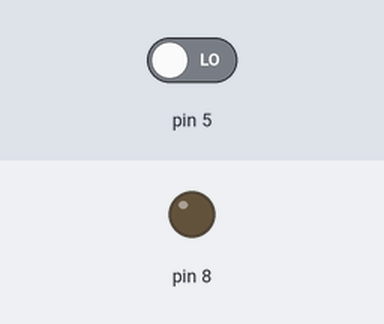
Bench run of a sketch on a simulated Arduino Uno, built with avr-gcc and run on an emulated ATmega328P. On the bench: output pins drawn as LEDs (lit = HIGH). Inputs (shaded band) come from the test bench; at power-on: pin 5 LOW. What the sketch prints to the serial monitor is not drawn.

Above: at 1.2 s.
1.3 s: pin 5 driven HIGH
At 2.0 s:
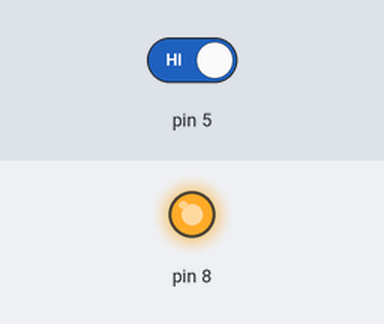
Timing chart, 0 to 4.3 s (numbered marks = the images above; inputs shaded):
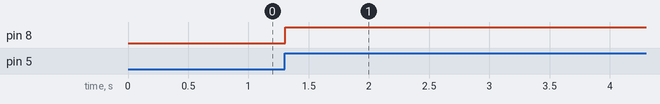

Measured:
- after the input at 1.3 s, pin 8: LOW → HIGH at once

The sketch:

ir_sensor.ino
```cpp
void setup() {
  // put your setup code here, to run once:
 Serial.begin(9600);
 pinMode(8, OUTPUT);
 pinMode(5,INPUT);
}
int x;
void loop() {
  // put your main code here, to run repeatedly:
  x=digitalRead(5);//1 if there obstacle 0 if no
  Serial.println(x);

  if(x==1)
  {
    digitalWrite(8, 1);
  }
}
```
